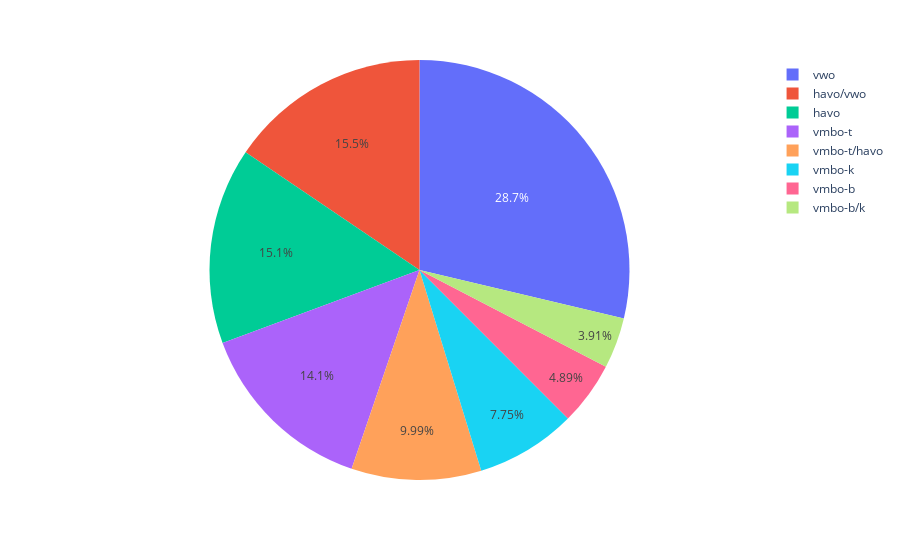

Write notebook code for a chart like this one.
### Code cell
# import plotly.graph_objects as go

# labels = ['Oxygen','Hydrogen','Carbon_Dioxide','Nitrogen']
# values = [4500, 2500, 1053, 500]

# fig = go.Figure(data=[go.Pie(labels=labels, values=values, textinfo='label+percent',
#                              insidetextorientation='radial'
#                             )])
# fig.show()

import plotly.express as px

# df = px.data.gapminder().query("continent == 'Asia'")

fig = px.pie(edutypepop, values ='count', names='edu_type')
fig.update_traces(textposition='inside')
fig.update_layout(uniformtext_minsize=12, uniformtext_mode='hide')

fig.show()


# fig = px.pie(df, values='pop', names='country')
# fig.update_traces(textposition='inside')
# fig.update_layout(uniformtext_minsize=12, uniformtext_mode='hide')
# fig.show()

### Figure 1 — Plotly figure (JSON) as saved in the notebook; plotly's stock layout.template omitted (floating-point values rounded to 4 significant figures)
{"data": [{"domain": {"x": [0, 1], "y": [0, 1]}, "hovertemplate": "edu_type=%{label}<br>count=%{value}<extra></extra>", "labels": ["vwo", "havo/vwo", "havo", "vmbo-t", "vmbo-t/havo", "vmbo-k", "vmbo-b", "vmbo-b/k"], "legendgroup": "", "name": "", "showlegend": true, "textposition": "inside", "type": "pie", "values": [2290, 1239, 1206, 1126, 797, 618, 390, 312]}], "layout": {"legend": {"tracegroupgap": 0}, "margin": {"t": 60}, "uniformtext": {"minsize": 12, "mode": "hide"}}}
